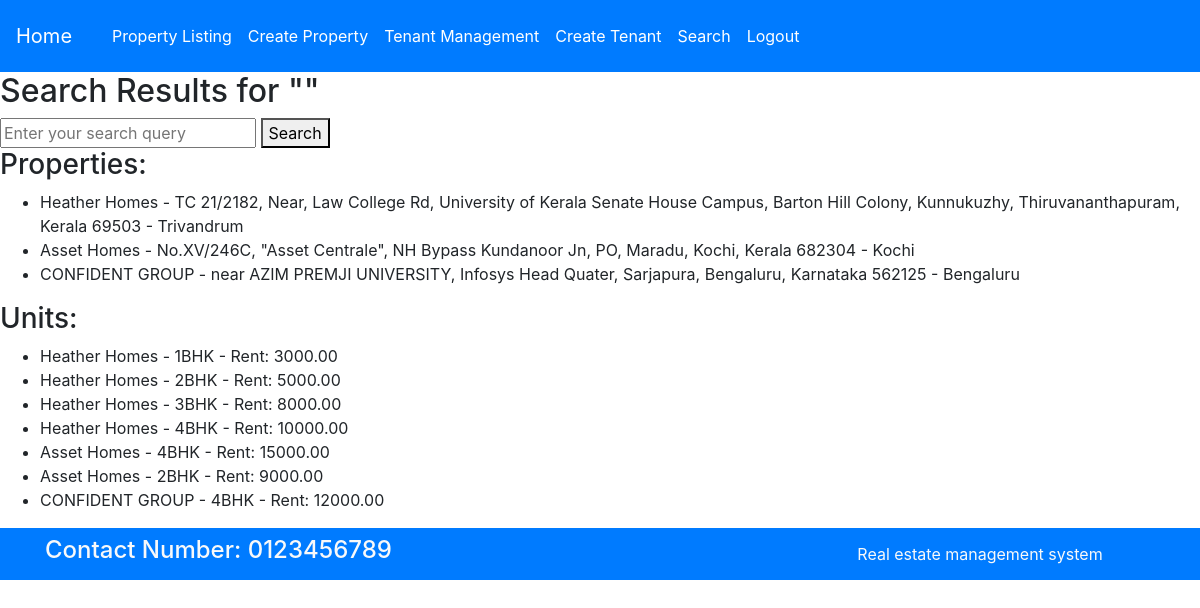
Page /property/search/ (signed in) on the committed database.
### property/models.py (models this page shows, shortened)
class Property(models.Model):
    name = models.CharField(max_length=255, unique=True)
    address = models.TextField()
    location = models.CharField(max_length=255)
    features = models.TextField()

class Unit(models.Model):
    property = models.ForeignKey(Property, on_delete=models.CASCADE)
    rent_cost = models.DecimalField(max_digits=10, decimal_places=2)
    bedroom_type = models.CharField(
        max_length=10,
        choices=[
            ('1BHK', '1 Bedroom, Hall, Kitchen'),
            ('2BHK', '2 Bedrooms, Hall, Kitchen'),
            ('3BHK', '3 Bedrooms, Hall, Kitchen'),
            ('4BHK', '4 Bedrooms, Hall, Kitchen'),
        ],
        default='1BHK'  # Set your desired default value here
    )

### property/views.py (the view)
# urls.py: path('search/', search, name='search'),
@login_required(login_url='admin_login')
def search(request):
    query = request.GET.get('q', '')  # Get the search query from the URL parameter 'q'
    properties = Property.objects.filter(name__startswith=query)
    units = Unit.objects.filter(Q(property__features__startswith=query) | Q(bedroom_type__startswith=query))
    context = {
        'query': query,
        'properties': properties,
        'units': units,
    }
    return render(request, 'search_results.html', context)

### property/templates/search_results.html
{% extends 'base page/base.html' %}
{% block content %}
  <h2>Search Results for "{{ query }}"</h2>
  <form method="get" action="{% url 'search' %}">
    <input type="text" name="q" placeholder="Enter your search query" value="{{ query }}">
    <button type="submit">Search</button>
  </form>
  <h3>Properties:</h3>
  <ul>
    {% for property in properties %}
      <li>{{ property.name }} - {{ property.address }} - {{ property.location }}</li>
    {% endfor %}
  </ul>
  <h3>Units:</h3>
  <ul>
    {% for unit in units %}
      <li>{{ unit.property.name }} - {{ unit.bedroom_type }} - Rent: {{ unit.rent_cost }}</li>
    {% endfor %}
  </ul>
{% endblock %}

### property/templates/base page/base.html (shortened to what this page needs)
{% load widget_tweaks %}
<!DOCTYPE html>
<html>
<head>
    <link rel="stylesheet" href="https://cdn.jsdelivr.net/npm/bootstrap@4.0.0/dist/css/bootstrap.min.css">
</head>
<body>
    {% include 'navlinks/navlinks.html' %}
    {% block content %}
    {% endblock %}
    <section class="">
        <footer class="pt-2 pb-2  bg-primary text-light">
          <div class="container">
            <div class="row align-items-center">
              <div class="col-12 col-md-8">
                <h4>Contact Number: 0123456789</h4>
              </div>
              <div class="col-12 col-md-4 mt-4 mt-md-0 text-center text-md-end">
                Real estate management system
              </div>
            </div>
          </div>
        </footer>
    </section>
</body>
</html>

### property/templates/navlinks/navlinks.html (shortened to what this page needs)
<nav class="navbar navbar-expand-lg navbar-light bg-primary">
    <a class="navbar-brand text-white" href="{% url 'admin_register' %}">Home</a>
    <div class="navbar navbar-expand-sm collapse navbar-collapse" id="navbarNav">
        <ul class="navbar-nav">
            <li class="nav-item">
                <a class="nav-link text-white" href="{% url 'property_listing' %}">Property Listing</a>
            </li>
            <li class="nav-item">
                <a class="nav-link text-white" href="{% url 'create_property' %}">Create Property</a>
            </li>
            <li class="nav-item">
                <a class="nav-link text-white" href="{% url 'tenant_management' %}">Tenant Management</a>
            </li>
            <li class="nav-item">
                <a class="nav-link text-white" href="{% url 'create_tenant' %}">Create Tenant</a>
            </li>
            <li class="nav-item">
                <a class="nav-link text-white" href="{% url 'search' %}">Search</a>
            </li>
            {% if user.is_authenticated %}
                <li class="nav-item">
                    <a class="nav-link text-white" href="{% url 'admin_logout' %}">Logout</a>
                </li>
            {% else %}
                <li class="nav-item">
                    <a class="nav-link text-white" href="{% url 'admin_login' %}">Login</a>
                </li>
            {% endif %}
        </ul>
    </div>
</nav>

### rows in the picture
Property: name "Heather Homes", address "TC 21/2182, Near, Law College Rd, University of Kerala Senate House Campus, Barton Hill Colony, Kunnukuzhy, Thiruvananthapuram, Kerala 69503", location "Trivandrum"
Property: name "Asset Homes", address "No.XV/246C, \"Asset Centrale\", NH Bypass Kundanoor Jn, PO, Maradu, Kochi, Kerala 682304", location "Kochi"
Property: name "CONFIDENT GROUP", address "near AZIM PREMJI UNIVERSITY, Infosys Head Quater, Sarjapura, Bengaluru, Karnataka 562125", location "Bengaluru"
Unit: property.name "Heather Homes", bedroom_type "1BHK", rent_cost "3000.00"
Unit: property.name "Heather Homes", bedroom_type "2BHK", rent_cost "5000.00"
Unit: property.name "Heather Homes", bedroom_type "3BHK", rent_cost "8000.00"
Unit: property.name "Heather Homes", bedroom_type "4BHK", rent_cost "10000.00"
Unit: property.name "Asset Homes", bedroom_type "4BHK", rent_cost "15000.00"
Unit: property.name "Asset Homes", bedroom_type "2BHK", rent_cost "9000.00"
Unit: property.name "CONFIDENT GROUP", bedroom_type "4BHK", rent_cost "12000.00"
